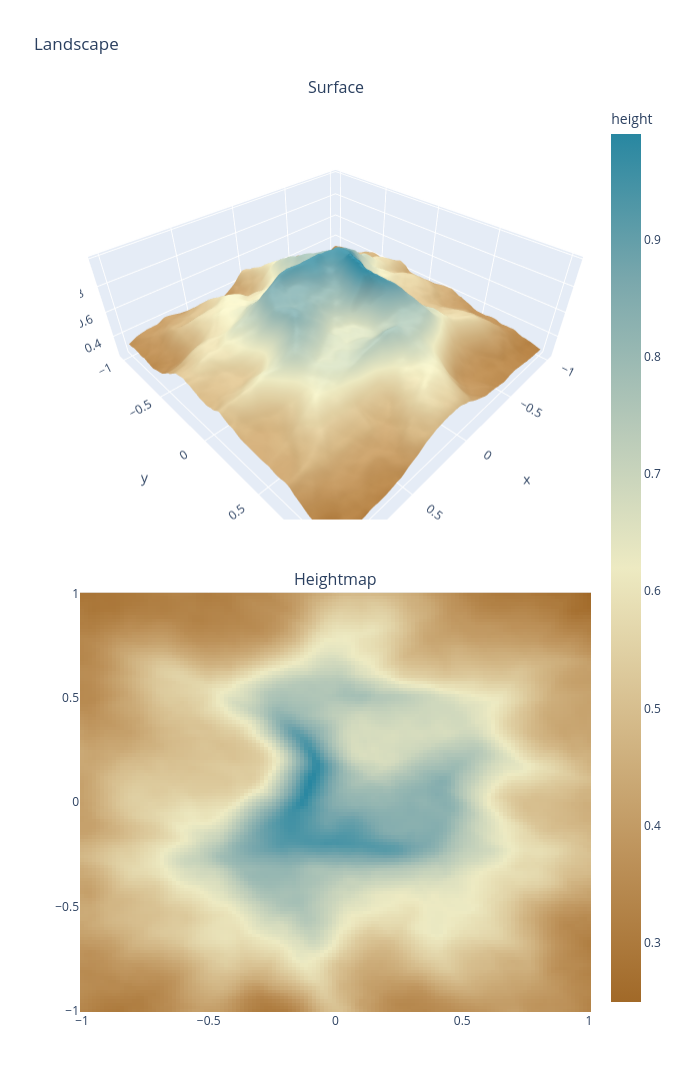
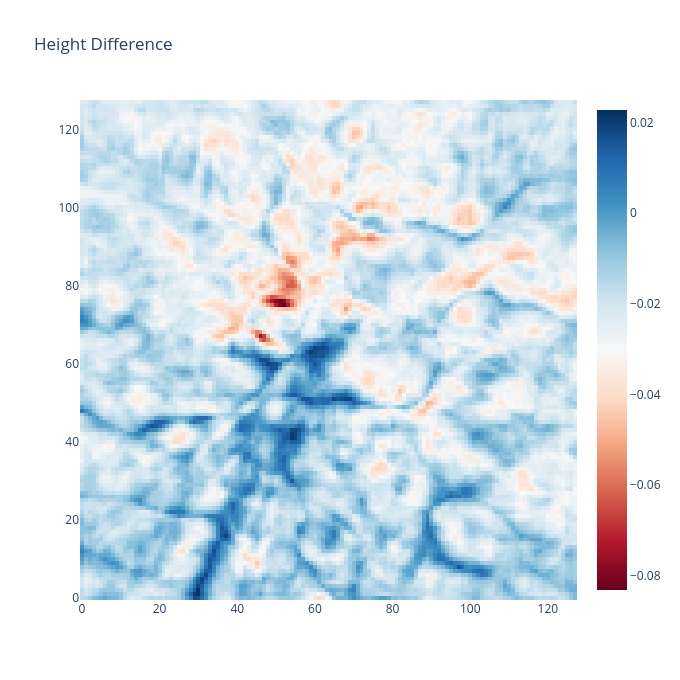

Write notebook code for charts like these, in order.
### Code cell
offset = (0, 0)
r = 1
x, y, xx, yy, approx_eroded_height = evaluate_on_grid(
    eroded_model, offset, x_range=(-r, r), y_range=(-r, r)
)
plot_landscape(x, y, xx, yy, approx_eroded_height)

plot_diff_heatmap(target - approx_eroded_height)

### Figure 1 — Plotly figure (JSON) as saved in the notebook; plotly's stock layout.template omitted (floating-point values rounded to 4 significant figures; data arrays with more than 128 entries replaced by an {"elided": "..."} marker saying what was removed)
{"data": [{"colorscale": [[0, "rgb(161, 105, 40)"], [0.1667, "rgb(189, 146, 90)"], [0.3333, "rgb(214, 189, 141)"], [0.5, "rgb(237, 234, 194)"], [0.6667, "rgb(181, 200, 184)"], [0.8333, "rgb(121, 167, 172)"], [1, "rgb(40, 135, 161)"]], "scene": "scene", "showscale": false, "type": "surface", "x": {"elided": "128x128 float values"}, "y": {"elided": "128x128 float values"}, "z": {"elided": "128x128 float values"}}, {"colorbar": {"title": {"text": "height"}}, "colorscale": [[0, "rgb(161, 105, 40)"], [0.1667, "rgb(189, 146, 90)"], [0.3333, "rgb(214, 189, 141)"], [0.5, "rgb(237, 234, 194)"], [0.6667, "rgb(181, 200, 184)"], [0.8333, "rgb(121, 167, 172)"], [1, "rgb(40, 135, 161)"]], "type": "heatmap", "x": [-1.0, -0.9843, -0.9685, -0.9528, -0.937, -0.9213, -0.9055, -0.8898, -0.874, -0.8583, -0.8425, -0.8268, -0.811, -0.7953, -0.7795, -0.7638, -0.748, -0.7323, -0.7165, -0.7008, -0.685, -0.6693, -0.6535, -0.6378, -0.622, -0.6063, -0.5906, -0.5748, -0.5591, -0.5433, -0.5276, -0.5118, -0.4961, -0.4803, -0.4646, -0.4488, -0.4331, -0.4173, -0.4016, -0.3858, -0.3701, -0.3543, -0.3386, -0.3228, -0.3071, -0.2913, -0.2756, -0.2598, -0.2441, -0.2283, -0.2126, -0.1969, -0.1811, -0.1654, -0.1496, -0.1339, -0.1181, -0.1024, -0.08661, -0.07087, -0.05512, -0.03937, -0.02362, -0.007874, 0.007874, 0.02362, 0.03937, 0.05512, 0.07087, 0.08661, 0.1024, 0.1181, 0.1339, 0.1496, 0.1654, 0.1811, 0.1969, 0.2126, 0.2283, 0.2441, 0.2598, 0.2756, 0.2913, 0.3071, 0.3228, 0.3386, 0.3543, 0.3701, 0.3858, 0.4016, 0.4173, 0.4331, 0.4488, 0.4646, 0.4803, 0.4961, 0.5118, 0.5276, 0.5433, 0.5591, 0.5748, 0.5906, 0.6063, 0.622, 0.6378, 0.6535, 0.6693, 0.685, 0.7008, 0.7165, 0.7323, 0.748, 0.7638, 0.7795, 0.7953, 0.811, 0.8268, 0.8425, 0.8583, 0.874, 0.8898, 0.9055, 0.9213, 0.937, 0.9528, 0.9685, 0.9843, 1.0], "xaxis": "x", "y": [-1.0, -0.9843, -0.9685, -0.9528, -0.937, -0.9213, -0.9055, -0.8898, -0.874, -0.8583, -0.8425, -0.8268, -0.811, -0.7953, -0.7795, -0.7638, -0.748, -0.7323, -0.7165, -0.7008, -0.685, -0.6693, -0.6535, -0.6378, -0.622, -0.6063, -0.5906, -0.5748, -0.5591, -0.5433, -0.5276, -0.5118, -0.4961, -0.4803, -0.4646, -0.4488, -0.4331, -0.4173, -0.4016, -0.3858, -0.3701, -0.3543, -0.3386, -0.3228, -0.3071, -0.2913, -0.2756, -0.2598, -0.2441, -0.2283, -0.2126, -0.1969, -0.1811, -0.1654, -0.1496, -0.1339, -0.1181, -0.1024, -0.08661, -0.07087, -0.05512, -0.03937, -0.02362, -0.007874, 0.007874, 0.02362, 0.03937, 0.05512, 0.07087, 0.08661, 0.1024, 0.1181, 0.1339, 0.1496, 0.1654, 0.1811, 0.1969, 0.2126, 0.2283, 0.2441, 0.2598, 0.2756, 0.2913, 0.3071, 0.3228, 0.3386, 0.3543, 0.3701, 0.3858, 0.4016, 0.4173, 0.4331, 0.4488, 0.4646, 0.4803, 0.4961, 0.5118, 0.5276, 0.5433, 0.5591, 0.5748, 0.5906, 0.6063, 0.622, 0.6378, 0.6535, 0.6693, 0.685, 0.7008, 0.7165, 0.7323, 0.748, 0.7638, 0.7795, 0.7953, 0.811, 0.8268, 0.8425, 0.8583, 0.874, 0.8898, 0.9055, 0.9213, 0.937, 0.9528, 0.9685, 0.9843, 1.0], "yaxis": "y", "z": {"elided": "128x128 float values"}}], "layout": {"annotations": [{"font": {"size": 16}, "showarrow": false, "text": "Surface", "x": 0.5, "xanchor": "center", "xref": "paper", "y": 1, "yanchor": "bottom", "yref": "paper"}, {"font": {"size": 16}, "showarrow": false, "text": "Heightmap", "x": 0.5, "xanchor": "center", "xref": "paper", "y": 0.46, "yanchor": "bottom", "yref": "paper"}], "height": 1200, "scene": {"domain": {"x": [0, 1], "y": [0.54, 1]}, "xaxis": {"title": {"text": "x"}}, "yaxis": {"title": {"text": "y"}}, "zaxis": {"title": {"text": "height"}}}, "title": {"text": "Landscape"}, "width": 680, "xaxis": {"anchor": "y", "domain": [0, 1]}, "yaxis": {"anchor": "x", "domain": [0, 0.46]}}}

### Figure 2 — Plotly figure (JSON) as saved in the notebook; plotly's stock layout.template omitted (floating-point values rounded to 4 significant figures; data arrays with more than 128 entries replaced by an {"elided": "..."} marker saying what was removed)
{"data": [{"colorscale": [[0, "rgb(103,0,31)"], [0.1, "rgb(178,24,43)"], [0.2, "rgb(214,96,77)"], [0.3, "rgb(244,165,130)"], [0.4, "rgb(253,219,199)"], [0.5, "rgb(247,247,247)"], [0.6, "rgb(209,229,240)"], [0.7, "rgb(146,197,222)"], [0.8, "rgb(67,147,195)"], [0.9, "rgb(33,102,172)"], [1, "rgb(5,48,97)"]], "type": "heatmap", "z": {"elided": "128x128 float values"}}], "layout": {"height": 680, "title": {"text": "Height Difference"}, "width": 680}}
